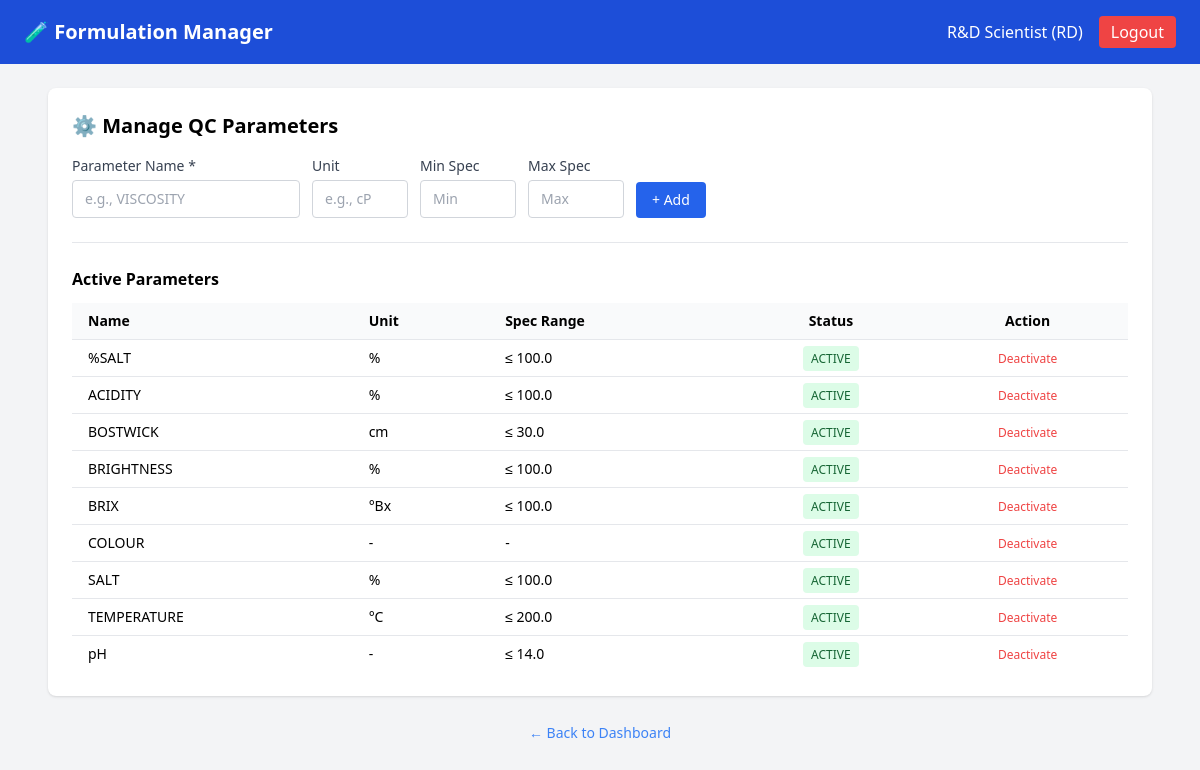
Page /rd/parameters (signed in) on the committed database.
### app.py (models this page shows)
class User(UserMixin, db.Model):
    id = db.Column(db.Integer, primary_key=True)
    username = db.Column(db.String(80), unique=True, nullable=False)
    password_hash = db.Column(db.String(200), nullable=False)
    role = db.Column(db.String(20), nullable=False)
    display_name = db.Column(db.String(100), nullable=False)

class QCParameter(db.Model):
    id = db.Column(db.Integer, primary_key=True)
    name = db.Column(db.String(100), unique=True, nullable=False)
    unit = db.Column(db.String(20), default='')
    spec_min = db.Column(db.Float, nullable=True)
    spec_max = db.Column(db.Float, nullable=True)
    is_active = db.Column(db.Boolean, default=True)
    created_at = db.Column(db.DateTime, default=datetime.utcnow)

### app.py (the view)
@app.route('/rd/parameters')
@login_required
def manage_parameters():
    if current_user.role not in ['rd', 'qc']:
        flash('Access denied')
        return redirect(url_for('dashboard'))
    parameters = QCParameter.query.order_by(QCParameter.name).all()
    return render_template('parameters.html', parameters=parameters)

### app.py (called while the page is built)
@login_manager.user_loader
def load_user(user_id):
    return User.query.get(int(user_id))

### templates/parameters.html (shortened to what this page needs)
{% extends "base.html" %}
{% block content %}
<div class="bg-white rounded-lg shadow p-6 mb-6">
    <h2 class="text-xl font-bold mb-4">⚙️ Manage QC Parameters</h2>
    <form method="POST" action="{{ url_for('add_parameter') }}" class="flex gap-3 items-end mb-6 pb-6 border-b">
        <div>
            <label class="block text-sm font-medium text-gray-700 mb-1">Parameter Name *</label>
            <input type="text" name="name" required placeholder="e.g., VISCOSITY"
                   class="px-3 py-2 border border-gray-300 rounded text-sm">
        </div>
        <div>
            <label class="block text-sm font-medium text-gray-700 mb-1">Unit</label>
            <input type="text" name="unit" placeholder="e.g., cP"
                   class="w-24 px-3 py-2 border border-gray-300 rounded text-sm">
        </div>
        <div>
            <label class="block text-sm font-medium text-gray-700 mb-1">Min Spec</label>
            <input type="number" step="0.01" name="spec_min" placeholder="Min"
                   class="w-24 px-3 py-2 border border-gray-300 rounded text-sm">
        </div>
        <div>
            <label class="block text-sm font-medium text-gray-700 mb-1">Max Spec</label>
            <input type="number" step="0.01" name="spec_max" placeholder="Max"
                   class="w-24 px-3 py-2 border border-gray-300 rounded text-sm">
        </div>
        <button type="submit" class="bg-blue-600 text-white px-4 py-2 rounded text-sm hover:bg-blue-700">
            + Add
        </button>
    </form>
    <h3 class="font-semibold mb-3">Active Parameters</h3>
    <div class="overflow-x-auto">
        <table class="w-full text-sm">
            <thead class="bg-gray-50">
                <tr>
                    <th class="px-4 py-2 text-left">Name</th>
                    <th class="px-4 py-2 text-left">Unit</th>
                    <th class="px-4 py-2 text-left">Spec Range</th>
                    <th class="px-4 py-2 text-center">Status</th>
                    <th class="px-4 py-2">Action</th>
                </tr>
            </thead>
            <tbody>
                {% for p in parameters %}
                <tr class="border-t {% if not p.is_active %}opacity-50{% endif %}">
                    <td class="px-4 py-2 font-medium">{{ p.name }}</td>
                    <td class="px-4 py-2">{{ p.unit or '-' }}</td>
                    <td class="px-4 py-2">
                        {% if p.spec_min and p.spec_max %}
                            {{ p.spec_min }} - {{ p.spec_max }}
                        {% elif p.spec_min %}
                            ≥ {{ p.spec_min }}
                        {% elif p.spec_max %}
                            ≤ {{ p.spec_max }}
                        {% else %}
                            -
                        {% endif %}
                    </td>
                    <td class="px-4 py-2 text-center">
                        <span class="text-xs px-2 py-1 rounded
                            {% if p.is_active %}bg-green-100 text-green-800{% else %}bg-gray-200 text-gray-600{% endif %}">
                            {{ 'ACTIVE' if p.is_active else 'INACTIVE' }}
                        </span>
                    </td>
                    <td class="px-4 py-2 text-center">
                        <form method="POST" action="{{ url_for('toggle_parameter', param_id=p.id) }}" class="inline">
                            <button type="submit" class="text-xs hover:underline
                                {% if p.is_active %}text-red-500{% else %}text-green-500{% endif %}">
                                {{ 'Deactivate' if p.is_active else 'Activate' }}
                            </button>
                        </form>
                    </td>
                </tr>
                {% endfor %}
            </tbody>
        </table>
    </div>
</div>
<div class="text-center">
    <a href="{{ url_for('dashboard') }}" class="text-blue-500 hover:underline text-sm">← Back to Dashboard</a>
</div>
{% endblock %}

### templates/base.html (shortened to what this page needs)
<!DOCTYPE html>
<html lang="en">
<head>
    <script src="https://cdn.tailwindcss.com"></script>
</head>
<body class="bg-gray-100 min-h-screen">
    {% if current_user.is_authenticated %}
    <nav class="bg-blue-700 text-white p-4">
        <div class="max-w-6xl mx-auto flex justify-between items-center">
            <span class="font-bold text-xl">🧪 Formulation Manager</span>
            <div class="flex items-center gap-4">
                <span>{{ current_user.display_name }} ({{ current_user.role.upper() }})</span>
                <a href="{{ url_for('logout') }}" class="bg-red-500 px-3 py-1 rounded hover:bg-red-600">Logout</a>
            </div>
        </div>
    </nav>
    {% endif %}
    <main class="max-w-6xl mx-auto p-6">
        {% block content %}{% endblock %}
    </main>
</body>
</html>

### rows in the picture
User: display_name "R&D Scientist", role "RD"
QCParameter: name "%SALT", unit "%", spec_max "100.0", is_active "ACTIVE", is_active "Deactivate"
QCParameter: name "ACIDITY", unit "%", spec_max "100.0", is_active "ACTIVE", is_active "Deactivate"
QCParameter: name "BOSTWICK", unit "cm", spec_max "30.0", is_active "ACTIVE", is_active "Deactivate"
QCParameter: name "BRIGHTNESS", unit "%", spec_max "100.0", is_active "ACTIVE", is_active "Deactivate"
QCParameter: name "BRIX", unit "°Bx", spec_max "100.0", is_active "ACTIVE", is_active "Deactivate"
QCParameter: name "COLOUR", unit "-", is_active "ACTIVE", is_active "Deactivate"
QCParameter: name "SALT", unit "%", spec_max "100.0", is_active "ACTIVE", is_active "Deactivate"
QCParameter: name "TEMPERATURE", unit "°C", spec_max "200.0", is_active "ACTIVE", is_active "Deactivate"
QCParameter: name "pH", unit "-", spec_max "14.0", is_active "ACTIVE", is_active "Deactivate"
